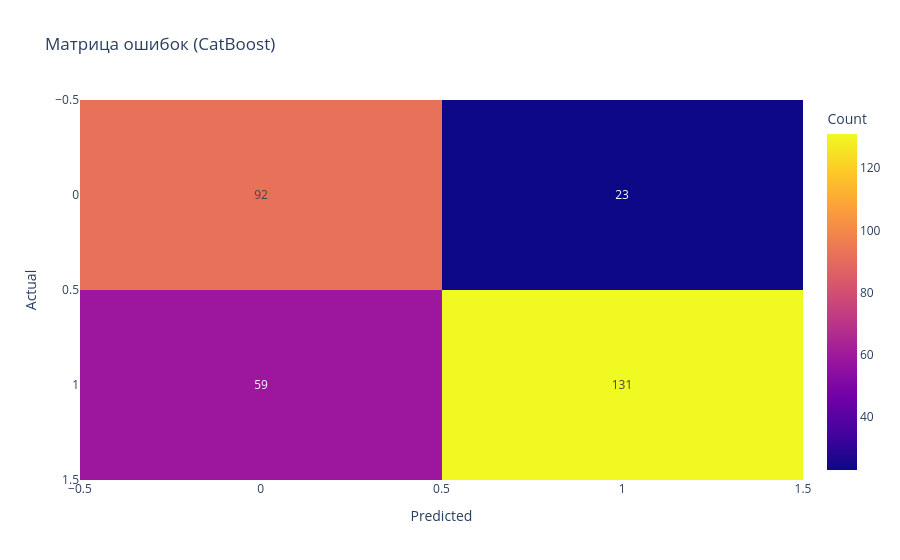

Notebook cell for this chart:
### Code cell
# Матрица ошибок
cm = confusion_matrix(y_test, test_pred)
fig_cm = px.imshow(cm, text_auto=True, aspect='auto',
                   labels=dict(x='Predicted', y='Actual', color='Count'),
                   title='Матрица ошибок (CatBoost)')
fig_cm.show()

### Figure 1 — Plotly figure (JSON) as saved in the notebook; plotly's stock layout.template omitted (floating-point values rounded to 4 significant figures)
{"data": [{"coloraxis": "coloraxis", "hovertemplate": "Predicted: %{x}<br>Actual: %{y}<br>Count: %{z}<extra></extra>", "name": "0", "texttemplate": "%{z}", "type": "heatmap", "xaxis": "x", "yaxis": "y", "z": [[92, 23], [59, 131]]}], "layout": {"coloraxis": {"colorbar": {"title": {"text": "Count"}}, "colorscale": [[0, "#0d0887"], [0.1111, "#46039f"], [0.2222, "#7201a8"], [0.3333, "#9c179e"], [0.4444, "#bd3786"], [0.5556, "#d8576b"], [0.6667, "#ed7953"], [0.7778, "#fb9f3a"], [0.8889, "#fdca26"], [1, "#f0f921"]]}, "title": {"text": "Матрица ошибок (CatBoost)"}, "xaxis": {"anchor": "y", "domain": [0, 1], "title": {"text": "Predicted"}}, "yaxis": {"anchor": "x", "autorange": "reversed", "domain": [0, 1], "title": {"text": "Actual"}}}}
